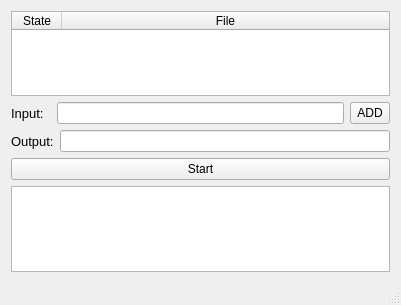
<?xml version="1.0" encoding="UTF-8"?>
<ui version="4.0">
 <class>SnowMainWnd</class>
 <widget class="QMainWindow" name="SnowMainWnd">
  <property name="geometry">
   <rect>
    <x>0</x>
    <y>0</y>
    <width>401</width>
    <height>305</height>
   </rect>
  </property>
  <property name="windowTitle">
   <string>SnowMainWnd</string>
  </property>
  <widget class="QWidget" name="centralWidget">
   <layout class="QVBoxLayout" name="verticalLayout">
    <item>
     <widget class="QTableWidget" name="tableWidget_FileTable">
      <property name="editTriggers">
       <set>QAbstractItemView::NoEditTriggers</set>
      </property>
      <attribute name="horizontalHeaderMinimumSectionSize">
       <number>30</number>
      </attribute>
      <attribute name="horizontalHeaderDefaultSectionSize">
       <number>50</number>
      </attribute>
      <attribute name="horizontalHeaderStretchLastSection">
       <bool>true</bool>
      </attribute>
      <column>
       <property name="text">
        <string>State</string>
       </property>
      </column>
      <column>
       <property name="text">
        <string>File</string>
       </property>
      </column>
     </widget>
    </item>
    <item>
     <layout class="QHBoxLayout" name="horizontalLayout">
      <item>
       <widget class="QLabel" name="label">
        <property name="sizePolicy">
         <sizepolicy hsizetype="Preferred" vsizetype="Preferred">
          <horstretch>0</horstretch>
          <verstretch>0</verstretch>
         </sizepolicy>
        </property>
        <property name="minimumSize">
         <size>
          <width>40</width>
          <height>0</height>
         </size>
        </property>
        <property name="font">
         <font>
          <pointsize>10</pointsize>
         </font>
        </property>
        <property name="text">
         <string>Input:</string>
        </property>
       </widget>
      </item>
      <item>
       <widget class="QLineEdit" name="lineEdit_InputPath"/>
      </item>
      <item>
       <widget class="QToolButton" name="toolButton_InputFileAdd">
        <property name="sizePolicy">
         <sizepolicy hsizetype="Fixed" vsizetype="Preferred">
          <horstretch>0</horstretch>
          <verstretch>0</verstretch>
         </sizepolicy>
        </property>
        <property name="text">
         <string>ADD</string>
        </property>
       </widget>
      </item>
     </layout>
    </item>
    <item>
     <layout class="QHBoxLayout" name="horizontalLayout_2">
      <item>
       <widget class="QLabel" name="label_2">
        <property name="minimumSize">
         <size>
          <width>40</width>
          <height>0</height>
         </size>
        </property>
        <property name="font">
         <font>
          <pointsize>10</pointsize>
         </font>
        </property>
        <property name="text">
         <string>Output:</string>
        </property>
       </widget>
      </item>
      <item>
       <widget class="QLineEdit" name="lineEdit_2_OutputPath"/>
      </item>
     </layout>
    </item>
    <item>
     <widget class="QPushButton" name="pushButton_StartConvert">
      <property name="text">
       <string>Start</string>
      </property>
     </widget>
    </item>
    <item>
     <widget class="QTextEdit" name="textEdit_Info">
      <property name="readOnly">
       <bool>true</bool>
      </property>
     </widget>
    </item>
   </layout>
  </widget>
  <widget class="QStatusBar" name="statusBar"/>
 </widget>
 <layoutdefault spacing="6" margin="11"/>
 <resources/>
 <connections/>
</ui>
